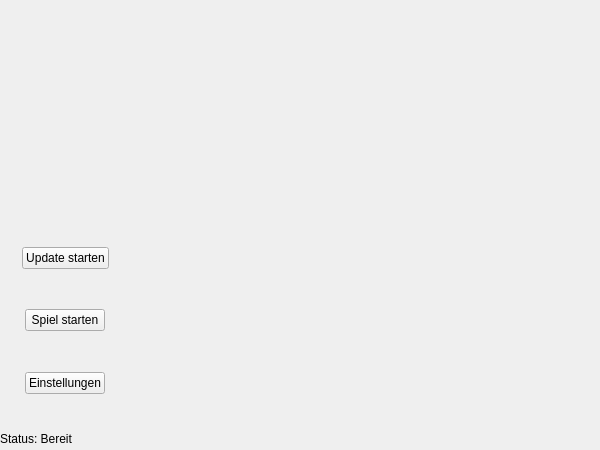
<?xml version="1.0" encoding="UTF-8"?>
<ui version="4.0">
 <class>MainWindow</class>
 <widget class="QMainWindow" name="MainWindow">
  <property name="geometry">
   <rect>
    <x>0</x>
    <y>0</y>
    <width>600</width>
    <height>450</height>
   </rect>
  </property>
  <property name="Star-Citizen-Launcher">
   <string>SC Deutsch Launcher</string>
  </property>
  <widget class="QWidget" name="centralwidget">
   <widget class="QLabel" name="labelLogo">
    <property name="geometry">
     <rect>
      <x>6</x>
      <y>6</y>
      <width>16</width>
      <height>100</height>
     </rect>
    </property>
    <property name="minimumSize">
     <size>
      <width>0</width>
      <height>100</height>
     </size>
    </property>
    <property name="pixmap">
     <pixmap/>
    </property>
    <property name="alignment">
     <set>Qt::AlignmentFlag::AlignCenter</set>
    </property>
   </widget>
   <widget class="QLabel" name="labelStatus">
    <property name="geometry">
     <rect>
      <x>0</x>
      <y>430</y>
      <width>591</width>
      <height>18</height>
     </rect>
    </property>
    <property name="text">
     <string>Status: Bereit</string>
    </property>
    <property name="alignment">
     <set>Qt::AlignmentFlag::AlignLeading|Qt::AlignmentFlag::AlignLeft|Qt::AlignmentFlag::AlignVCenter</set>
    </property>
   </widget>
   <widget class="QWidget" name="layoutWidget">
    <property name="geometry">
     <rect>
      <x>0</x>
      <y>230</y>
      <width>131</width>
      <height>181</height>
     </rect>
    </property>
    <layout class="QGridLayout" name="gridLayout">
     <item row="2" column="0" alignment="Qt::AlignmentFlag::AlignHCenter|Qt::AlignmentFlag::AlignVCenter">
      <widget class="QPushButton" name="buttonStart">
       <property name="text">
        <string>Spiel starten</string>
       </property>
      </widget>
     </item>
     <item row="3" column="0" alignment="Qt::AlignmentFlag::AlignHCenter|Qt::AlignmentFlag::AlignVCenter">
      <widget class="QPushButton" name="buttonSettings">
       <property name="text">
        <string>Einstellungen</string>
       </property>
      </widget>
     </item>
     <item row="1" column="0" alignment="Qt::AlignmentFlag::AlignHCenter|Qt::AlignmentFlag::AlignVCenter">
      <widget class="QPushButton" name="buttonUpdate">
       <property name="text">
        <string>Update starten</string>
       </property>
      </widget>
     </item>
    </layout>
   </widget>
  </widget>
 </widget>
 <resources/>
 <connections/>
</ui>
